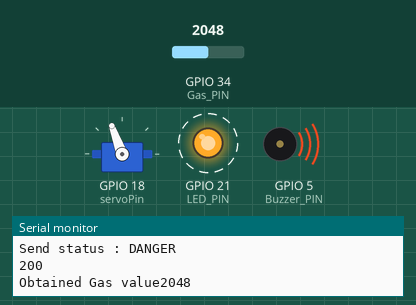
Bench run of a program on a simulated ESP32. Shown: servo, output pins drawn as LEDs (lit = HIGH), buzzer (waves = sounding, pin HIGH), the last lines printed to the serial monitor. Dashed ring = blinking. The test bench sets the inputs (shaded band); at power-on: GPIO 34 (Gas_PIN) = 2048. WiFi joins after 1.5 s; servers stay silent unless stated; uploads are accepted with an empty reply.

Above: at 2.56 s.
2.8 s: GPIO 34 (Gas_PIN) set to 1071
5.8 s: GPIO 34 (Gas_PIN) set to 947
7.3 s: GPIO 34 (Gas_PIN) set to 1472
8.8 s: GPIO 34 (Gas_PIN) set to 1552
At 9.25 s:
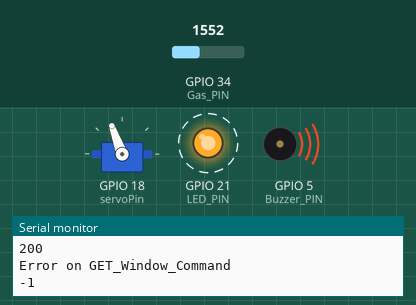
11.8 s: GPIO 34 (Gas_PIN) set to 1228
At 12.4 s:
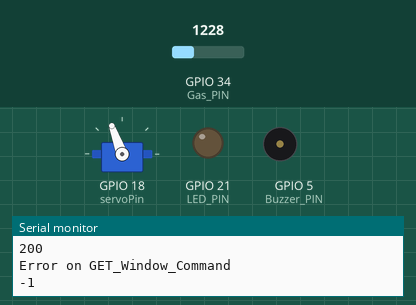
13.3 s: GPIO 34 (Gas_PIN) set to 2047
At 13.56 s:
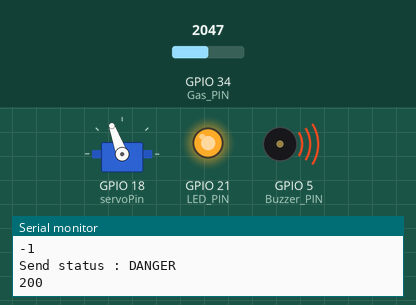
Timing chart, 0 to 17.3 s (numbered marks = the images above; inputs shaded):
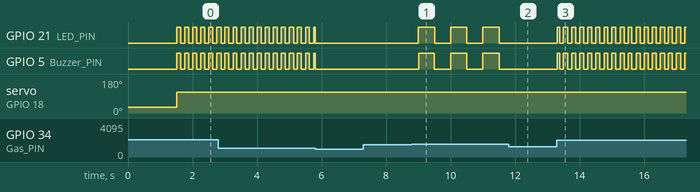

Measured:
- after the input at 8.8 s, GPIO 21 (LED_PIN): alternates HIGH for 0.50 s and LOW for 0.50 s, starting after 0.20 s; GPIO 5 (Buzzer_PIN): alternates HIGH for 0.50 s and LOW for 0.50 s, starting after 0.21 s
- after the input at 11.8 s, GPIO 21 (LED_PIN), GPIO 5 (Buzzer_PIN): stays LOW (without the input it goes to HIGH after 0.20 s)
- after the input at 13.3 s, GPIO 21 (LED_PIN), GPIO 5 (Buzzer_PIN): LOW → HIGH at once, then repeats every 0.25 s: LOW 0.12 s, HIGH 0.13 s
- by itself, GPIO 21 (LED_PIN), GPIO 5 (Buzzer_PIN): alternates HIGH for 0.12 s and LOW for 0.13 s

The program:

main.cpp
```cpp
#include <Arduino.h>
#include <Fsm.h>
#include "somchai.h"
void setup() {
    Serial.begin(115200);
    LED_setup();
    Buzzer_setup();
    Internet_setup();
    Gas_setup();
    Servo_setup();
    POST_Record_instant=true;

}

void loop(){
    if(Status=="SAFE"){
        Status="SAFE";
        TurnOff_LED();
        TurnOff_Buzzer();
        Window_Commandable=true;
        if(Gv>=G_DANGER){
            Status="DANGER";
            POST_Record_instant=true;
        }else if(Gv>=G_WARNING){
            Status="WARNING";
            POST_Record_instant=true;
        }
    }
    if(Status=="WARNING"){
        Status="WARNING";
        Set_LED_freq(1);
        Set_Buzzer_freq(1);
        Window_Commandable=true;
        if(Gv<G_WARNING){
            Status="SAFE";
            POST_Record_instant=true;
        }else if(Gv>=G_DANGER){
            Status="DANGER";
            POST_Record_instant=true;
        }
    }
    if(Status=="DANGER"){
        Status="DANGER";
        Set_LED_freq(4);
        Set_Buzzer_freq(4);
        OpenWindow();
        PUT_OpenWindow_request=true;
        Window_Commandable=false;
        if(Gv<G_SAFE){
            Status="SAFE";
            POST_Record_instant=true;
        }
    }
    //Serial.println(Gv);
//
    //vTaskDelay(500);
    //OpenWindow();


    //Set_LED_freq(1);
    //Set_Buzzer_freq(1);
    //Serial.println("slow");
    //delay(4000);
    //Set_LED_freq(4);
    //Set_Buzzer_freq(4);
    //Serial.println("fast");
    //delay(4000);
}
```

somchai.h
```cpp
#include <Arduino.h>
#include <WiFi.h>
#include <HTTPClient.h>
#include <ArduinoJson.h>
#include <Servo.h>


#define LED_PIN 21
#define Gas_PIN 34
#define Buzzer_PIN 5
#define servoPin 18
//open > close
#define servoOpen 110
#define servoClose 30
#define wifi_name "OPPO_KUY"
#define wifi_pass "oppopass"


enum FN_STATE{//essential for multitask
    RUNNING,
    END
};
//DANGER forget to open window

#define G_WARNING 1500
#define G_DANGER 2000
#define G_SAFE 1000


//#define G_WARNING 1700
//#define G_DANGER 3000
//#define G_SAFE 1000

int Gv = 0;
FN_STATE Gas_value_state=END;
TaskHandle_t Gas_value_h = NULL;
unsigned int Gas_value_timestamp=0;
void Gas_value(void* param){
    Gas_value_state=RUNNING;
    while(1){
        Gv = analogRead(Gas_PIN);
        if(millis()-Gas_value_timestamp>1000){
            Gas_value_timestamp=millis();
            Serial.print("Obtained Gas value");
            Serial.println(Gv);
        }
        vTaskDelay(10/portTICK_PERIOD_MS);
    }
    Gas_value_state=END;
}

void Gas_setup(){
    pinMode(Gas_PIN, INPUT);
    xTaskCreatePinnedToCore(Gas_value, "Gas_value", 1024*10, NULL, 1, &Gas_value_h, 0);
}


float T_LED=0.0f;
void Set_LED_freq(float freq){
    if(freq==0){
        digitalWrite(LED_PIN, LOW);
        T_LED=0.0f;
    }else{
        T_LED=(1.0f/freq);//in s
    }
}
void TurnOff_LED(){
    Set_LED_freq(0);
}
FN_STATE FlashLED_state=END;
TaskHandle_t FlashLED_h = NULL;
void FlashLED(void * param){
    FlashLED_state=RUNNING;
    while(1){
        if(T_LED!=0.0f){
            float T=T_LED;
            float T_half=T/2;
            float t=(float)millis()/1000.0f;//in s
            if(fmod(t,T)<T_half){
                digitalWrite(LED_PIN, HIGH);
            }else{
                digitalWrite(LED_PIN, LOW);
            }
        }
        vTaskDelay(10/portTICK_PERIOD_MS);
    }
    FlashLED_state=END;
}
void LED_setup(){
    pinMode(LED_PIN, OUTPUT);
    Set_LED_freq(0);
    Serial.println("LED_setup");
    xTaskCreatePinnedToCore(FlashLED, "FlashLED", 1024*10, NULL, 1, &FlashLED_h, 0);

}

float T_Buzzer=0.0f;
void Set_Buzzer_freq(float freq){
    if(freq==0){
        digitalWrite(Buzzer_PIN, LOW);
        T_Buzzer=0.0f;
    }else{
        T_Buzzer=(1.0f/freq);//in s
    }
}
void TurnOff_Buzzer(){
    Set_Buzzer_freq(0);
}
FN_STATE FlashBuzzer_state=END;
TaskHandle_t FlashBuzzer_h = NULL;
void FlashBuzzer(void * param){
    FlashBuzzer_state=RUNNING;
    while(1){
        if(T_Buzzer!=0.0f){
            float T=T_Buzzer;
            float T_half=T/2;
            float t=(float)millis()/1000.0f;//in s
            if(fmod(t,T)<T_half){
                digitalWrite(Buzzer_PIN, HIGH);
            }else{
                digitalWrite(Buzzer_PIN, LOW);
            }
        }
        vTaskDelay(10/portTICK_PERIOD_MS);
    }
    FlashBuzzer_state=END;
}
void Buzzer_setup(){
    pinMode(Buzzer_PIN, OUTPUT);
    Set_Buzzer_freq(0);
    Serial.println("Buzzer_setup");
    xTaskCreatePinnedToCore(FlashBuzzer, "FlashBuzzer", 1024*10, NULL, 1, &FlashBuzzer_h, 0);

}


Servo servo;
bool windowOpen=false;
void OpenWindow(){
    windowOpen=true;
    servo.write(servoOpen);
}
void CloseWindow(){
    windowOpen=false;
    servo.write(servoClose);
}
void Servo_setup(){
    servo.attach(servoPin);
    CloseWindow();
}


///Currently design request pattern
FN_STATE POST_Record_state=END;
unsigned int POST_Record_timestamp=0;
String Status="SAFE";
bool POST_Record_instant=false;
TaskHandle_t POST_Record_h = NULL;
void POST_Record(void* param){
    POST_Record_state=RUNNING;
    String url="https://ecourse.cpe.ku.ac.th/exceed02/add";
    while(1){
        if(POST_Record_instant==true || millis()-POST_Record_timestamp>=5*60*1000){
        //if(POST_Record_instant==true || millis()-POST_Record_timestamp>=1000){
            if(POST_Record_instant==true){
                POST_Record_instant=false;
            }
            POST_Record_timestamp=millis();
            String json;
            HTTPClient http;
            http.begin(url);
            http.addHeader("Content-Type", "application/json");
            DynamicJsonDocument doc(2048);
            doc["gas_quantity"] = Gv;
            doc["status"] = Status;
            Serial.print("Send status : ");
            Serial.println(Status);

            serializeJson(doc, json);
            int httpCode = http.POST(json);
            if (httpCode/100==2) {
                String payload = http.getString();
                Serial.println(httpCode);
                Serial.println(payload);
            } else {
                Serial.println(httpCode);
                Serial.println("POST failed");
            }
        }
        vTaskDelay(10/portTICK_PERIOD_MS);
    }
    POST_Record_state=END;
}


TaskHandle_t GET_Window_Command_h = NULL;
FN_STATE GET_Window_Command_state=END;
unsigned int GET_Window_Command_timestamp=0;
bool Window_Commandable=true;
void GET_Window_Command(void* param){
    GET_Window_Command_state=RUNNING;
    String url="https://ecourse.cpe.ku.ac.th/exceed02/record/command";
    while(1){
        if(Window_Commandable==true){
            if(millis()-GET_Window_Command_timestamp>=1000){
                GET_Window_Command_timestamp=millis();
                DynamicJsonDocument doc(2048);
                HTTPClient http;
                http.begin(url);
                int httpCode = http.GET();
                if(httpCode/100==2){
                    String payload = http.getString();
                    deserializeJson(doc, payload);
                    bool isOpen=doc["isOpen"];
                    if(isOpen){
                        Serial.print("Window Open ");
                        OpenWindow();
                    }else{
                        Serial.print("Window Close");
                        CloseWindow();
                    }
                    Serial.println(isOpen);
                }else{
                    Serial.println("Error on GET_Window_Command");
                    Serial.println(httpCode);
                }
            }
        }
        vTaskDelay(10/portTICK_PERIOD_MS);
    }
    GET_Window_Command_state=END;
}


FN_STATE PUT_OpenWindow_state=END;
bool PUT_OpenWindow_request=false;
void PUT_OpenWindow(bool windowOpen){
    PUT_OpenWindow_state=RUNNING;
    while(1){
        if(PUT_OpenWindow_request==true){
            PUT_OpenWindow_request=false;

            String baseurl="https://ecourse.cpe.ku.ac.th/exceed02/update/";
            String url=baseurl+(windowOpen?"true":"false");

            HTTPClient http;
            http.begin(url);
            int httpCode = http.PUT("");
            if(httpCode/100==2){
                String payload = http.getString();
                Serial.println(httpCode);
                Serial.println(payload);
            }else{
                Serial.println("Error on PUT_OpenWindow");
                Serial.println(httpCode);
            }
        }
        vTaskDelay(10/portTICK_PERIOD_MS);
    }
    PUT_OpenWindow_state=END;
}
void Internet_setup() {
    WiFi.begin(wifi_name, wifi_pass);
    Serial.print("Connecting to WiFi");
    while (WiFi.status() != WL_CONNECTED) {
        delay(500);
        Serial.print(".");
    }
    Serial.print("OK! IP=");
    Serial.println(WiFi.localIP());

    xTaskCreatePinnedToCore(POST_Record, "POST_Record", 1024*10, NULL, 1, &POST_Record_h, 1);
    xTaskCreatePinnedToCore(GET_Window_Command, "GET_Window_Command", 1024*10, NULL, 1, &GET_Window_Command_h, 1);
}


void setup_devices(){
    LED_setup();
    Gas_setup();
    Buzzer_setup();
    Servo_setup();
    Internet_setup();
}
```
